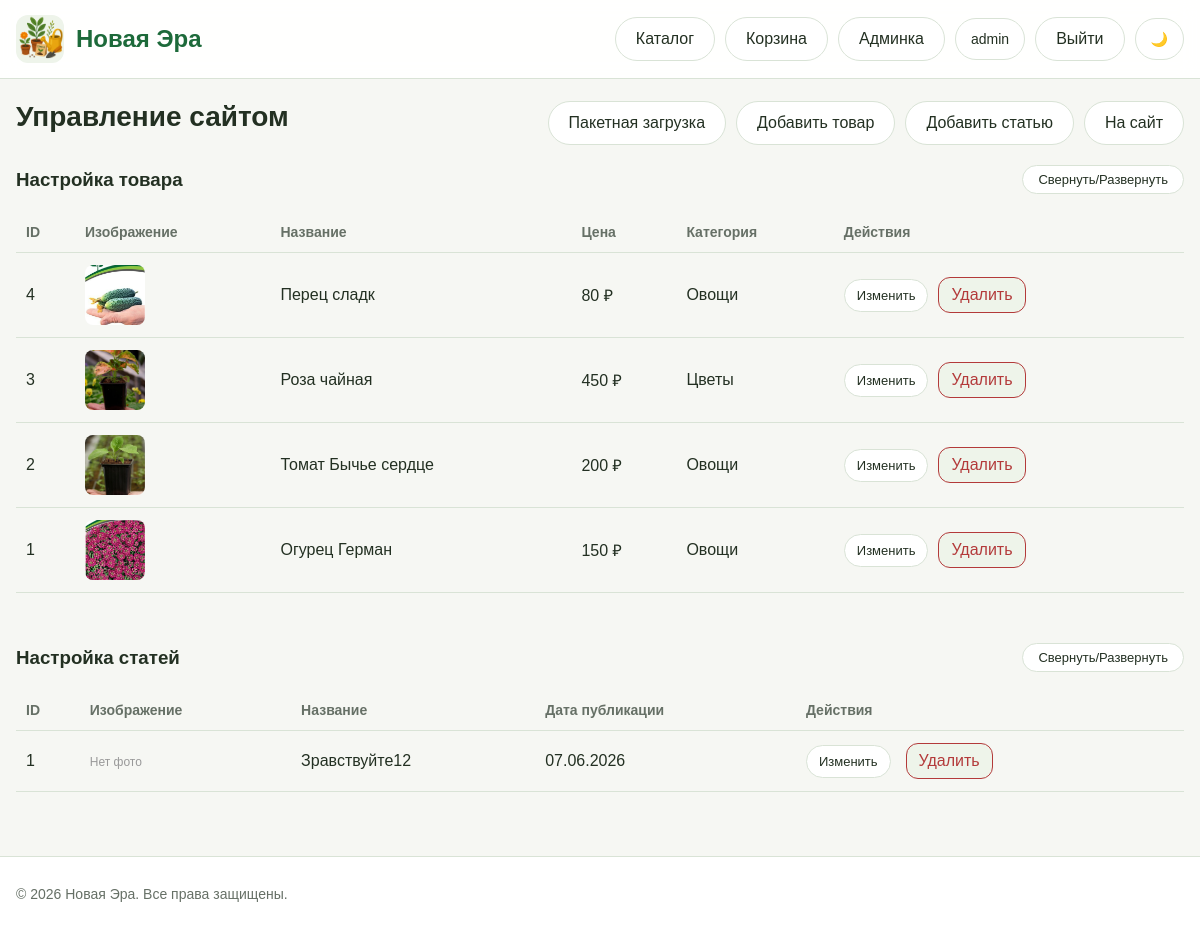
Page /admin (signed in) on the earlier database version.
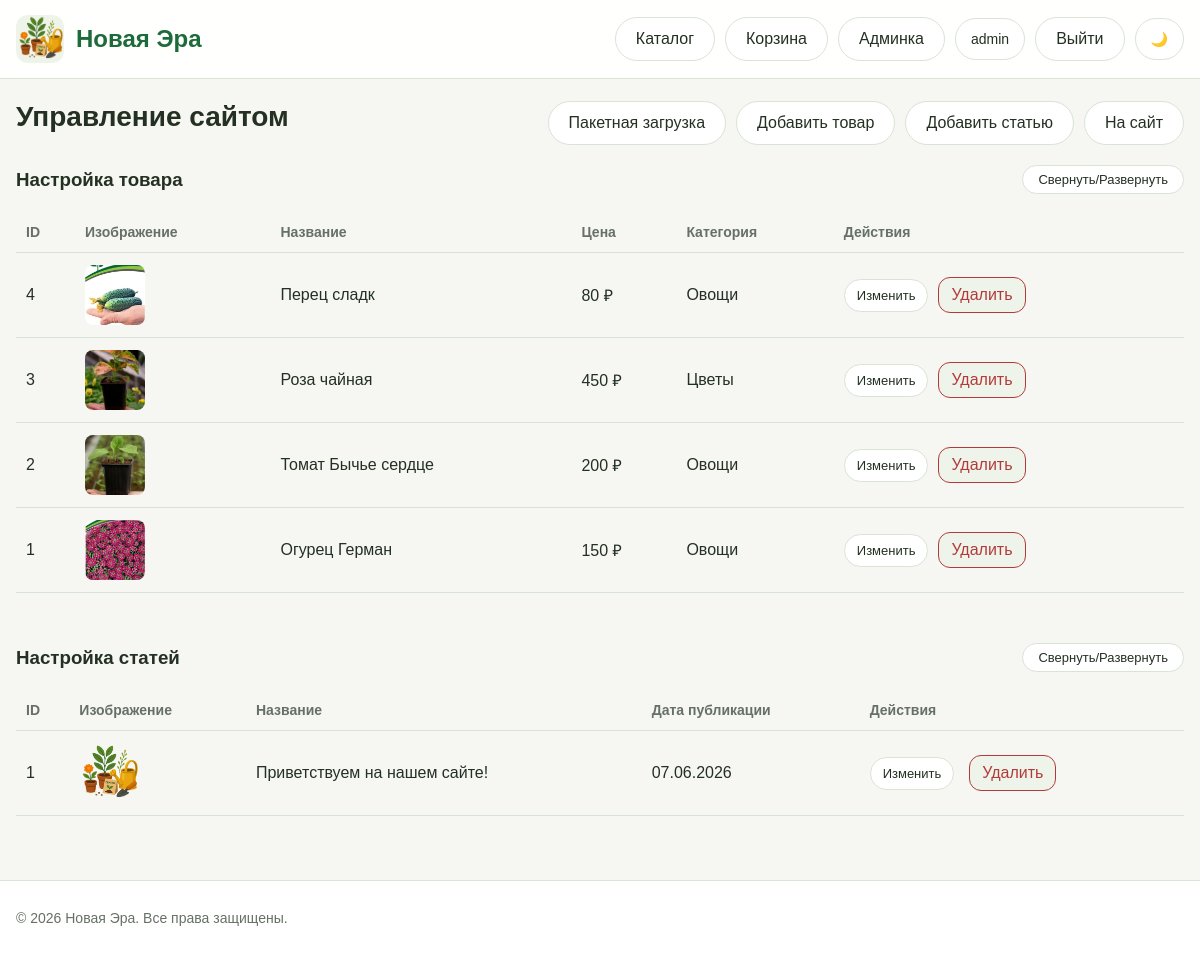
Same page on the later database version.
### models.py (models this page shows, shortened)
class User(UserMixin, db.Model):
    __tablename__ = "users"
    id = db.Column(db.Integer, primary_key=True)
    username = db.Column(db.String(80), unique=True, nullable=False, index=True)
    email = db.Column(db.String(120), unique=True, nullable=False, index=True)
    password_hash = db.Column(db.String(255), nullable=False)
    is_admin = db.Column(db.Boolean, default=False, nullable=False)
    created_at = db.Column(db.DateTime, default=datetime.utcnow, nullable=False)
    surname = db.Column(db.String(80), nullable=True)
    name = db.Column(db.String(80), nullable=True)
    patronymic = db.Column(db.String(80), nullable=True)
    favorite_products = db.relationship(
        'Product',
        secondary=favorites,
        backref=db.backref('favorited_by', lazy='dynamic'),
        lazy='dynamic')

class Product(db.Model):
    __tablename__ = "products"
    id = db.Column(db.Integer, primary_key=True)
    name = db.Column(db.String(200), nullable=False, index=True)
    description = db.Column(db.Text, nullable=False)
    price = db.Column(db.Float, nullable=False)
    image_url = db.Column(db.String(255), nullable=True)
    category_id = db.Column(db.Integer, db.ForeignKey("categories.id"), nullable=False)
    created_at = db.Column(db.DateTime, default=datetime.utcnow, nullable=False)
    category = db.relationship("Category", back_populates="products", lazy="selectin")
    extra_images = db.relationship('ProductImage',
                                   backref='product',
                                   lazy='dynamic',
                                   cascade='all, delete-orphan',
                                   order_by='ProductImage.order')

class Category(db.Model):
    __tablename__ = "categories"
    id = db.Column(db.Integer, primary_key=True)
    slug = db.Column(db.String(64), unique=True, nullable=False, index=True)
    name = db.Column(db.String(100), unique=True, nullable=False)
    products = db.relationship("Product", back_populates="category", cascade="all, delete-orphan", lazy="selectin")

class Post(db.Model):
    __tablename__ = 'post'
    id = db.Column(db.Integer, primary_key=True)
    title = db.Column(db.String(200), nullable=False)
    content = db.Column(db.Text, nullable=False)
    date_posted = db.Column(db.DateTime, default=datetime.now)
    image_post = db.Column(db.String(255))
    product_id = db.Column(db.Integer, db.ForeignKey('products.id'), nullable=True)
    related_product = db.relationship('Product', backref='posts')

### routes.py (the view)
@bp.route("/admin")
@login_required
def admin():
    _admin_only()
    return render_template("admin.html", products=Product.query.order_by(Product.id.desc()).all(), posts=Post.query.order_by(Post.id.desc()).all())

### routes.py (called while the page is built)
@login_manager.user_loader
def load_user(user_id: str):
    try:
        return db.session.get(User, int(user_id))
    except:
        return None

def _admin_only():
    if not current_user.is_authenticated or not current_user.is_admin:
        abort(403)

### templates/admin.html (shortened to what this page needs)
{% extends "base.html" %}
{% block content %}
<div class="admin-head">
    <h1>Управление сайтом</h1>
    <div class="admin-actions">
        <a href="{{ url_for('main.bulk_upload') }}" class="top-link">Пакетная загрузка</a>
        <a href="{{ url_for('main.add_product') }}" class="top-link">Добавить товар</a>
        <a href="{{ url_for('main.add_post') }}" class="top-link">Добавить статью</a>
        <a href="{{ url_for('main.index') }}" class="top-link">На сайт</a>
    </div>
</div>
<div style="display: flex; justify-content: space-between; align-items: center; margin-bottom: 15px;">
    <h3 style="margin: 0;">Настройка товара</h3>
    <button onclick="toggleSection('products-table-wrap')" class="top-link" style="padding: 6px 15px; cursor: pointer; background: var(--surface); border: 1px solid var(--border); border-radius: 99px; font-size: 13px;">
        Свернуть/Развернуть
    </button>
</div>
<div id="products-table-wrap" class="table-wrap" style="transition: all 0.3s ease;">
    <table class="admin-table">
        <thead>
            <tr>
                <th>ID</th>
                <th>Изображение</th>
                <th>Название</th>
                <th>Цена</th>
                <th>Категория</th>
                <th>Действия</th>
            </tr>
        </thead>
        <tbody>
            {% for p in products %}
            <tr>
                <td data-label="ID">{{ p.id }}</td>
                <td data-label="Изображение">
                    {% if p.image_url %}
                        <img src="{{ p.image_url }}" style="width:60px;height:60px;object-fit:cover;border-radius:8px;">
                    {% endif %}
                </td>
                <td data-label="Название">{{ p.name }}</td>
                <td data-label="Цена">{{ "%.0f"|format(p.price) }} ₽</td>
                <td data-label="Категория">{{ p.category.name }}</td>
                <td data-label="Действия">
                    <div class="row-actions">
                        <a href="{{ url_for('main.edit_product', product_id=p.id) }}" class="top-link" style="padding:8px 12px;font-size:13px;">Изменить</a>
                        <form method="POST" action="{{ url_for('main.delete_product', product_id=p.id) }}" style="display:inline;" onsubmit="return confirm('Удалить товар?');">
                            <button type="submit" class="delete-mini">Удалить</button>
                        </form>
                    </div>
                </td>
            </tr>
            {% else %}
            <tr>
                <td colspan="6" class="empty-row">Товаров пока нет</td>
            </tr>
            {% endfor %}
        </tbody>
    </table>
</div>
<div class="admin-section" style="margin-top: 50px;">
    <div style="display: flex; justify-content: space-between; align-items: center; margin-bottom: 15px;">
        <h3 style="margin: 0;">Настройка статей</h3>
        <button onclick="toggleSection('posts-table-wrap')" class="top-link" style="padding: 6px 15px; cursor: pointer; background: var(--surface); border: 1px solid var(--border); border-radius: 99px; font-size: 13px;">
            Свернуть/Развернуть
        </button>
    </div>
    <div id="posts-table-wrap" class="table-wrap" style="transition: all 0.3s ease;">
        <table class="admin-table">
            <thead>
                <tr>
                    <th>ID</th>
                    <th>Изображение</th>
                    <th>Название</th>
                    <th>Дата публикации</th>
                    <th>Действия</th>
                </tr>
            </thead>
            <tbody>
                {% for post in posts %}
                <tr>
                    <td data-label="ID">{{ post.id }}</td>
                    <td data-label="Изображение">
                        {% if post.image_post %}
                            <img src="{{ post.image_post }}" style="width:60px; height:60px; object-fit:cover; border-radius:8px;">
                        {% else %}
                            <span style="font-size: 12px; color: #999;">Нет фото</span>
                        {% endif %}
                    </td>
                    <td data-label="Название">{{ post.title }}</td>
                    <td data-label="Дата публикации">{{ post.date_posted.strftime('%d.%m.%Y') }}</td>
                    <td data-label="Действия">
                        <div class="row-actions">
                            <a href="{{ url_for('main.edit_post', post_id=post.id) }}" class="top-link" style="padding:8px 12px; font-size:13px; margin-right: 5px;">
                                Изменить
                            </a>
                            <form method="POST" action="{{ url_for('main.delete_post', post_id=post.id) }}" style="display:inline;" onsubmit="return confirm('Вы уверены, что хотите удалить эту статью?');">
                                <button type="submit" class="delete-mini">Удалить</button>
                            </form>
                        </div>
                    </td>
                </tr>
                {% else %}
                <tr>
                    <td colspan="5" style="text-align: center; padding: 20px; color: #999;">Статей пока нет.</td>
                </tr>
                {% endfor %}
            </tbody>
        </table>
    </div>
</div>
{% endblock %}

### templates/base.html (shortened to what this page needs)
<!DOCTYPE html>
<html lang="ru">
<head>
    <link rel="stylesheet" href="{{ url_for('static', filename='css/style.css') }}">
</head>
<body>
<header class="header">
    <div class="container header-inner">
        <div class="logo">
            <a href="{{ url_for('main.index') }}" style="display:flex;align-items:center;gap:12px;">
                <img src="{{ url_for('static', filename='images/icon.png') }}" alt="Logo" style="width:48px;height:48px;border-radius:12px;">
                <div class="logo-text">
                    <div class="title" style="color:var(--brand);">{{ brand_name }}</div>
                </div>
            </a>
        </div>
        <nav class="top-nav">
            <a href="{{ url_for('main.index') }}" class="top-link">Каталог</a>
            <a href="{{ url_for('main.basket') }}" class="top-link">Корзина</a>
            {% if current_user.is_authenticated %}
                {% if current_user.is_admin %}
                    <a href="{{ url_for('main.admin') }}" class="top-link">Админка</a>
                {% endif %}
                <a href="{{ url_for('main.profile') }}" class="profile-btn">{{ current_user.username }}</a>
                <a href="{{ url_for('main.logout') }}" class="top-link">Выйти</a>
            {% else %}
                <a href="{{ url_for('main.login') }}" class="top-link">Войти</a>
            {% endif %}
            <button id="themeToggle" class="theme-toggle" type="button">🌙</button>
        </nav>
    </div>
</header>
<main class="main-content container">
    {% block content %}{% endblock %}
</main>
<footer class="footer">
    <div class="container footer-inner">
        <p>© 2026 {{ brand_name }}. Все права защищены.</p>
    </div>
</footer>
</body>
</html>

### static/css/style.css (style rules this page uses)
:root { --bg: #f6f7f3; --surface: #ffffff; --surface-soft: #eef4ea; --text: #233022; --muted: #667066; --brand: #1d6a3a; --brand-dark: #14552d; --border: #d9e3d6; --shadow: 0 12px 30px rgba(16, 48, 26, 0.08); --error: #b33a3a; --warning: #b46f0b; --success: #2a7d46; }
*, *::before, *::after { box-sizing: border-box; }
html { scroll-behavior: smooth; }
body { margin: 0; font-family: Arial, Helvetica, sans-serif; background: var(--bg); color: var(--text); }
a { color: inherit; text-decoration: none; }
img { max-width: 100%; display: block; }
button, input, select, textarea { font: inherit; }
.container { width: min(1180px, calc(100% - 32px)); margin: 0 auto; }
.main-content { padding: 22px 0 40px; }
.header { position: sticky; top: 0; z-index: 20; background: color-mix(in srgb, var(--surface) 92%, transparent); backdrop-filter: blur(10px); border-bottom: 1px solid var(--border); }
.header-inner { min-height: 78px; display: flex; align-items: center; justify-content: space-between; gap: 20px; }
.logo { display: flex; align-items: center; gap: 12px; min-width: 0; }
.logo img { width: 52px; height: 52px; border-radius: 16px; object-fit: cover; background: var(--surface-soft); }
.logo-text { min-width: 0; }
.title { font-size: 24px; font-weight: 800; line-height: 1.1; }
.top-nav { display: flex; align-items: center; gap: 10px; flex-wrap: wrap; justify-content: flex-end; }
.top-link { background: var(--surface); color: var(--text); border: 1px solid var(--border); padding: 12px 20px; border-radius: 999px; text-decoration: none; display: inline-flex; align-items: center; font-weight: 500; transition: all 0.2s ease; }
.footer { border-top: 1px solid var(--border); background: var(--surface); margin-top: 24px; }
.footer-inner { min-height: 74px; display: flex; align-items: center; color: var(--muted); font-size: 14px; }
.admin-head { display: flex; align-items: flex-start; justify-content: space-between; gap: 16px; flex-wrap: wrap; margin-bottom: 20px; }
.admin-head h1 { margin: 0; font-size: 28px; }
.admin-actions { display: flex; gap: 10px; flex-wrap: wrap; justify-content: flex-end; }
.table-wrap { overflow-x: auto; margin-top: 18px; }
.admin-table { width: 100%; border-collapse: collapse; }
.admin-table th, .admin-table td { padding: 12px 10px; text-align: left; border-bottom: 1px solid var(--border); vertical-align: middle; }
.admin-table th { font-size: 14px; color: var(--muted); white-space: nowrap; }
.row-actions { display: flex; gap: 10px; flex-wrap: wrap; align-items: center; }
.delete-mini { background: var(--surface-soft); border: 1px solid var(--error); color: var(--error); padding: 8px 12px; border-radius: 12px; cursor: pointer; }
.theme-toggle, .profile-btn { border: 1px solid var(--border); background: var(--surface); color: var(--text); border-radius: 999px; padding: 11px 15px; min-height: 42px; display: inline-flex; align-items: center; justify-content: center; cursor: pointer; font-size: 14px; transition: all 0.2s ease; }

Differences in the rows shown:
changed Post id 1: image_post: picture added; title "Зравствуйте12" → "Приветствуем на нашем сайте!"; no longer shows "Нет фото"
